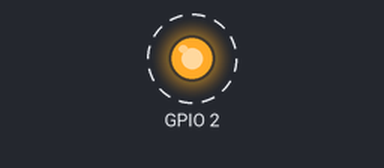
Bench run of a sketch on a simulated ESP32. On the bench: output pins drawn as LEDs (lit = HIGH). Dashed ring = blinking. What the sketch prints to the serial monitor is not drawn.

Above: at 0.1 s.
Timing chart, 0 to 3.0 s (numbered marks = the images above):
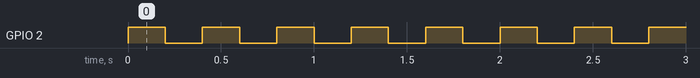

Measured:
- by itself, GPIO 2: alternates HIGH for 0.20 s and LOW for 0.20 s

The sketch:

WiFiBlink.ino
```cpp
#include <WiFi.h>

void setup() {
    Serial.begin(115200);
    pinMode(2, OUTPUT);
    Serial.println("Starting ESP32 GUI test!");
    // Replace with user-entered credentials
    // WiFi.begin("SSID", "PASSWORD");
}

void loop() {
    digitalWrite(2, HIGH);  // Turn the LED on
    delay(200);
    digitalWrite(2, LOW);   // Turn the LED off
    delay(200);
}
```
